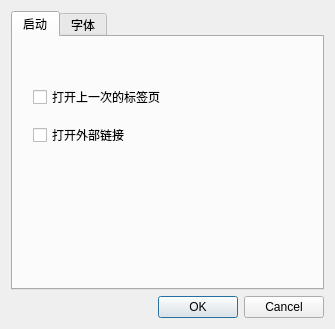
<?xml version="1.0" encoding="UTF-8"?>
<ui version="4.0">
 <class>Dialog</class>
 <widget class="QDialog" name="Dialog">
  <property name="geometry">
   <rect>
    <x>0</x>
    <y>0</y>
    <width>335</width>
    <height>329</height>
   </rect>
  </property>
  <property name="windowTitle">
   <string>settings</string>
  </property>
  <layout class="QVBoxLayout" name="verticalLayout">
   <item>
    <layout class="QVBoxLayout" name="verticalLayout_2">
     <item>
      <widget class="QTabWidget" name="tabWidget">
       <property name="currentIndex">
        <number>0</number>
       </property>
       <widget class="QWidget" name="tab">
        <attribute name="title">
         <string>启动</string>
        </attribute>
        <widget class="QLabel" name="msglabel">
         <property name="geometry">
          <rect>
           <x>60</x>
           <y>190</y>
           <width>181</width>
           <height>16</height>
          </rect>
         </property>
         <property name="text">
          <string/>
         </property>
        </widget>
        <widget class="QWidget" name="verticalLayoutWidget_2">
         <property name="geometry">
          <rect>
           <x>20</x>
           <y>40</y>
           <width>160</width>
           <height>80</height>
          </rect>
         </property>
         <layout class="QVBoxLayout" name="verticalLayout_3">
          <item>
           <widget class="QCheckBox" name="loadlastCheckbox">
            <property name="text">
             <string>打开上一次的标签页</string>
            </property>
           </widget>
          </item>
          <item>
           <widget class="QCheckBox" name="openRemoteCheckbox">
            <property name="text">
             <string>打开外部链接</string>
            </property>
           </widget>
          </item>
         </layout>
        </widget>
       </widget>
       <widget class="QWidget" name="tab_2">
        <attribute name="title">
         <string>字体</string>
        </attribute>
        <widget class="QLabel" name="label">
         <property name="geometry">
          <rect>
           <x>40</x>
           <y>130</y>
           <width>241</width>
           <height>91</height>
          </rect>
         </property>
         <property name="text">
          <string>TextLabel</string>
         </property>
        </widget>
        <widget class="QPushButton" name="pushButton">
         <property name="geometry">
          <rect>
           <x>90</x>
           <y>70</y>
           <width>105</width>
           <height>25</height>
          </rect>
         </property>
         <property name="text">
          <string>选择字体</string>
         </property>
        </widget>
       </widget>
      </widget>
     </item>
     <item>
      <widget class="QDialogButtonBox" name="buttonBox">
       <property name="standardButtons">
        <set>QDialogButtonBox::Cancel|QDialogButtonBox::Ok</set>
       </property>
      </widget>
     </item>
    </layout>
   </item>
  </layout>
 </widget>
 <resources/>
 <connections>
  <connection>
   <sender>buttonBox</sender>
   <signal>accepted()</signal>
   <receiver>Dialog</receiver>
   <slot>accept()</slot>
   <hints>
    <hint type="sourcelabel">
     <x>167</x>
     <y>308</y>
    </hint>
    <hint type="destinationlabel">
     <x>167</x>
     <y>164</y>
    </hint>
   </hints>
  </connection>
  <connection>
   <sender>buttonBox</sender>
   <signal>rejected()</signal>
   <receiver>Dialog</receiver>
   <slot>reject()</slot>
   <hints>
    <hint type="sourcelabel">
     <x>167</x>
     <y>308</y>
    </hint>
    <hint type="destinationlabel">
     <x>167</x>
     <y>164</y>
    </hint>
   </hints>
  </connection>
 </connections>
</ui>
